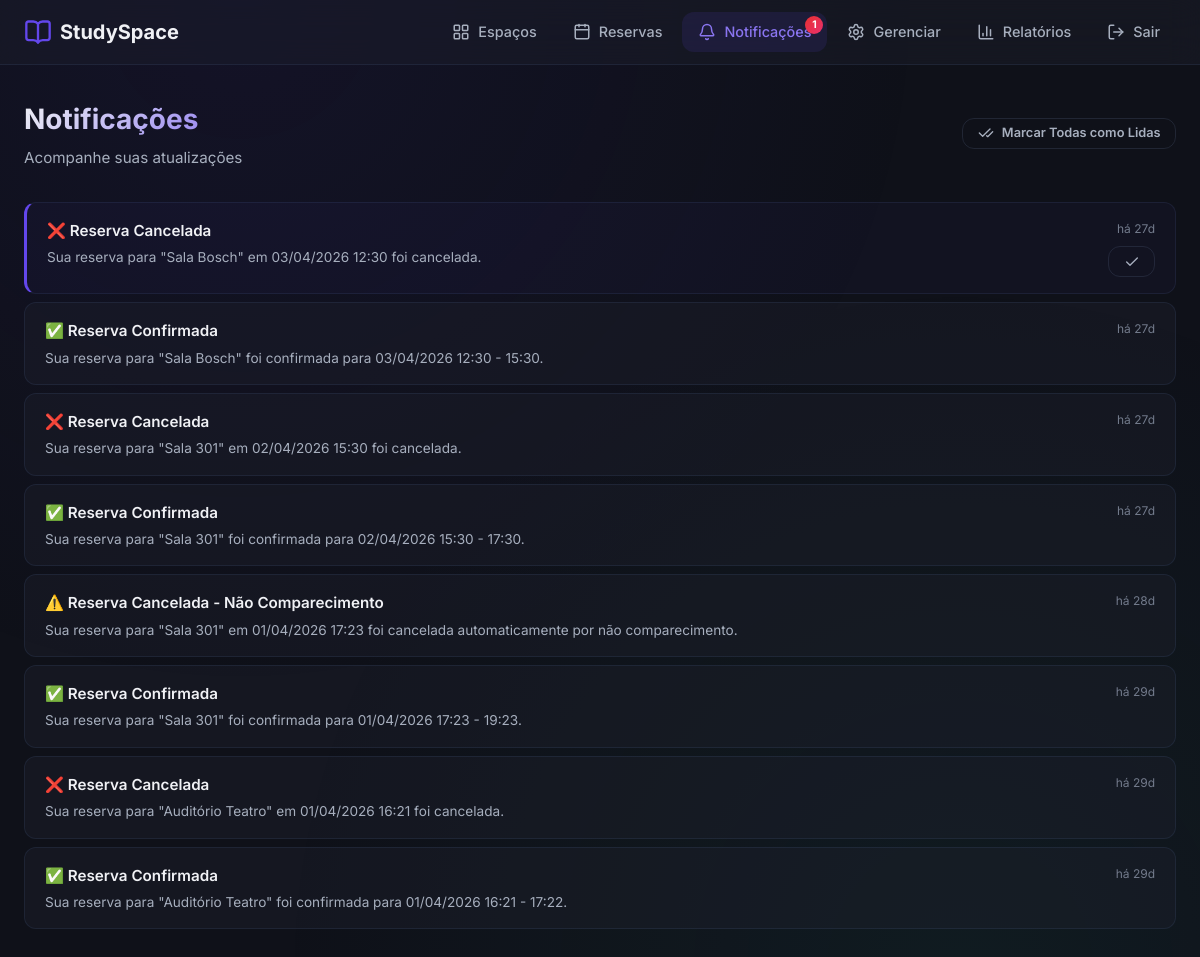
Before: /notifications/ (signed in) with the older database file.
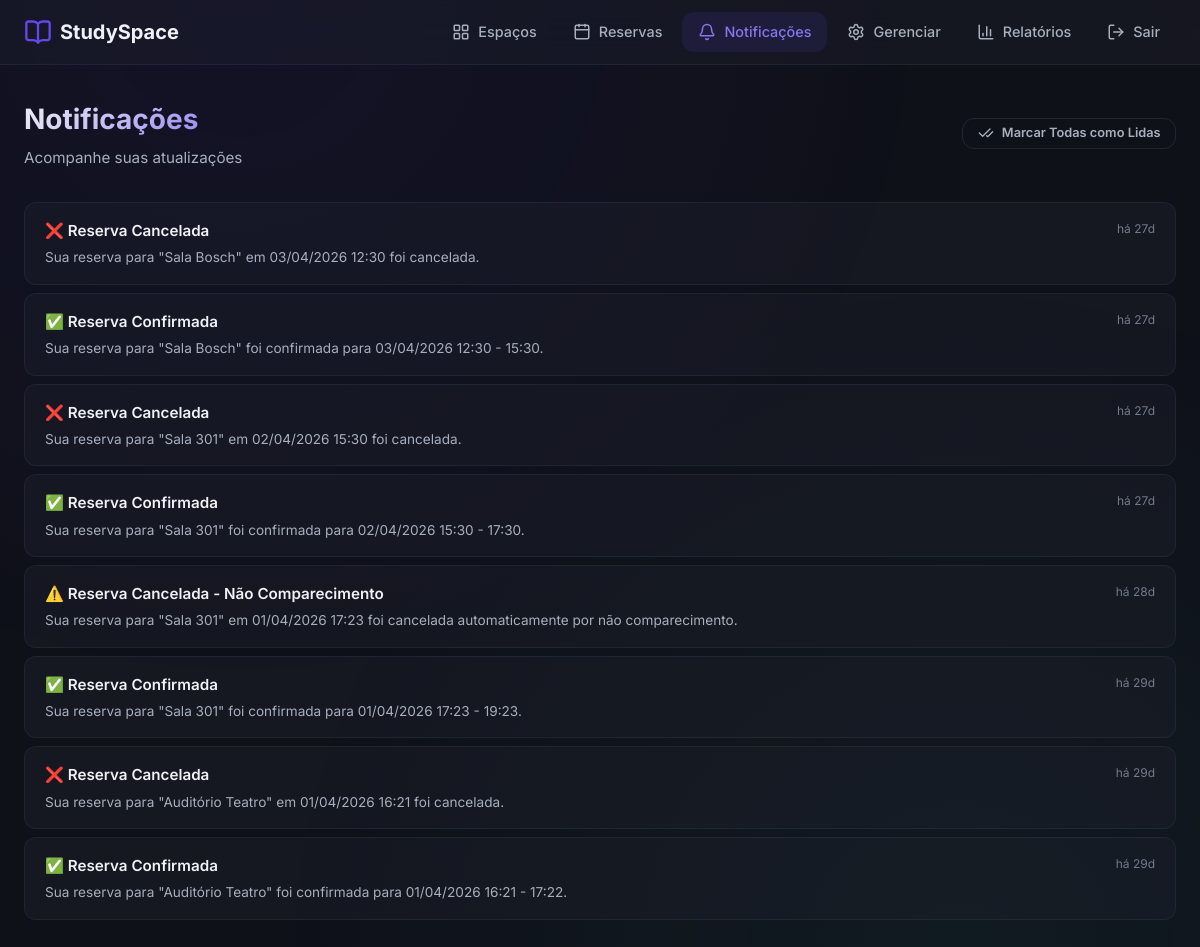
After: the same page with the newer database file.
### models/notification.py (models this page shows, shortened)
class Notification(db.Model):
    __tablename__ = 'notifications'
    id = db.Column(db.Integer, primary_key=True)
    user_id = db.Column(db.Integer, db.ForeignKey('users.id'), nullable=False, index=True)
    title = db.Column(db.String(200), nullable=False)
    message = db.Column(db.Text, nullable=False)
    is_read = db.Column(db.Boolean, default=False, index=True)
    created_at = db.Column(db.DateTime, default=lambda: datetime.now(timezone(timedelta(hours=-3))))
    @property
    def time_ago(self):
        now = datetime.now(timezone(timedelta(hours=-3)))
        diff = now - self.created_at.replace(tzinfo=timezone(timedelta(hours=-3)))
        seconds = int(diff.total_seconds())
        if seconds < 60:
            return 'agora mesmo'
        elif seconds < 3600:
            minutes = seconds // 60
            return f'há {minutes} min'
        elif seconds < 86400:
            hours = seconds // 3600
            return f'há {hours}h'
        else:
            days = seconds // 86400
            return f'há {days}d'

### views/routes/notifications.py (the view)
@notifications_bp.route('/')
@login_required
def index():
    notifications = get_user_notifications(current_user.id)
    return render_template('notifications/index.html', notifications=notifications)

### models/user.py (called while the page is built)
    @property
    def is_admin(self):
        return self.role == 'admin'

    @property
    def unread_notifications_count(self):
        return self.notifications.filter_by(is_read=False).count()

### services/notification_service.py (called while the page is built)
def get_user_notifications(user_id, limit=50):
    return Notification.query.filter_by(
        user_id=user_id
    ).order_by(
        Notification.created_at.desc()
    ).limit(limit).all()

### views/templates/notifications/index.html (shortened to what this page needs)
{% extends "base.html" %}
{% block content %}
<div class="page-header">
    <div>
        <h1 class="page-title">Notificações</h1>
        <p class="page-subtitle">Acompanhe suas atualizações</p>
    </div>
    {% if notifications %}
    <form method="POST" action="{{ url_for('notifications.read_all') }}">
        <button type="submit" class="btn btn-ghost btn-sm" id="btn-read-all">
            <i data-lucide="check-check"></i>
            Marcar Todas como Lidas
        </button>
    </form>
    {% endif %}
</div>
{% if notifications %}
<div class="stagger">
    {% for notification in notifications %}
    <div class="notification-item {% if not notification.is_read %}unread{% endif %}" id="notif-{{ notification.id }}">
        <div class="notification-content">
            <div class="notification-title">{{ notification.title }}</div>
            <div class="notification-message">{{ notification.message }}</div>
        </div>
        <div style="display: flex; flex-direction: column; align-items: flex-end; gap: 0.5rem;">
            <span class="notification-time">{{ notification.time_ago }}</span>
            {% if not notification.is_read %}
            <form method="POST" action="{{ url_for('notifications.read', notification_id=notification.id) }}">
                <button type="submit" class="btn btn-ghost btn-sm" title="Marcar como lida" id="btn-read-{{ notification.id }}">
                    <i data-lucide="check"></i>
                </button>
            </form>
            {% endif %}
        </div>
    </div>
    {% endfor %}
</div>
{% else %}
<div class="empty-state">
    <i data-lucide="bell-off"></i>
    <h3>Nenhuma notificação</h3>
    <p>Você não possui notificações no momento.</p>
</div>
{% endif %}
{% endblock %}

Changed rows visible on the page:
changed Notification "Sua reserva para \"Sala Bosch\" em 03/04/2026 12:30 foi cancelada.": is_read False → True (drawn)
Other visible differences:
text no longer shown: "1"
